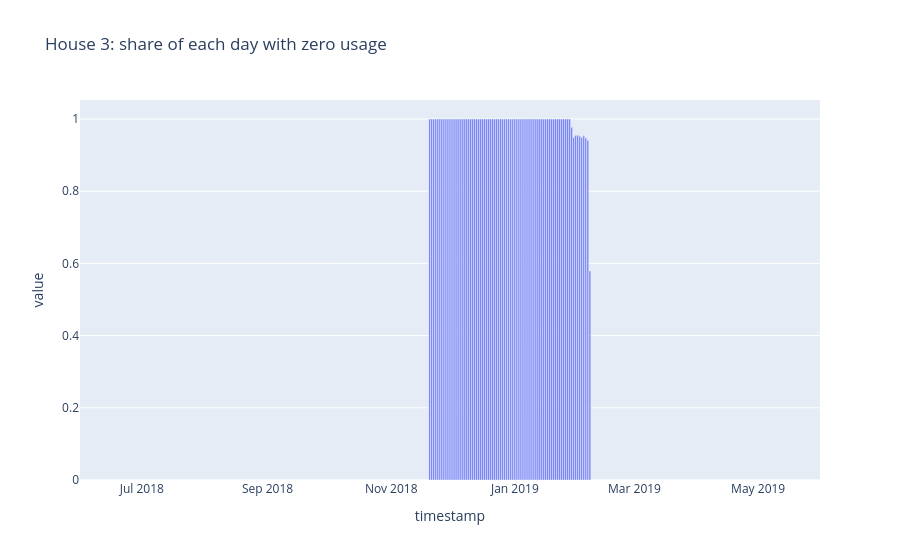
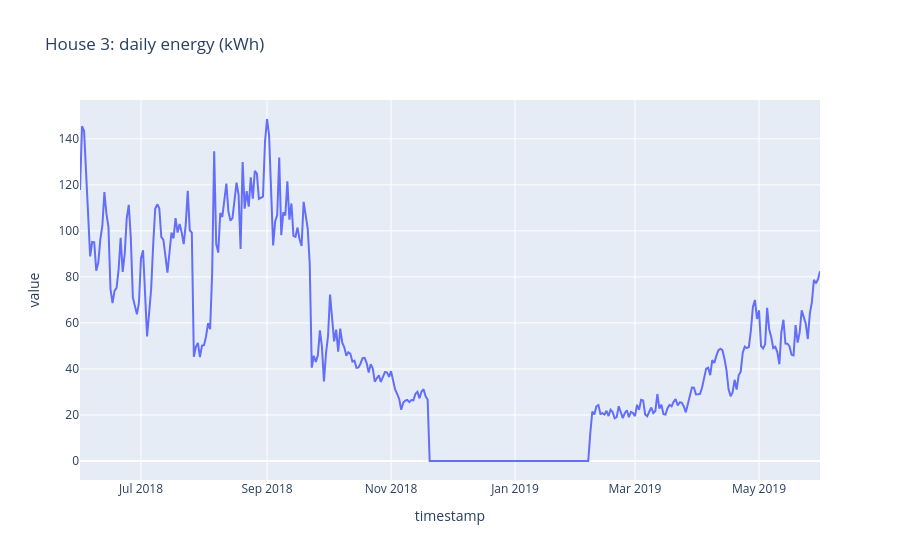

Here is the notebook cell these charts were saved with, in order:
### Code cell
import sys; sys.path.append("..")
from src.data.loading import load_house

h3 = load_house("../data/raw/precon/House3.csv")

daily_zero = (h3["Usage_kW"] == 0).astype(float).resample("D").mean()
px.bar(daily_zero, title="House 3: share of each day with zero usage").update_layout(showlegend=False).show()

daily_kwh = h3["Usage_kW"].resample("D").mean() * 24   # mean kW x 24 h = kWh per day
px.line(daily_kwh, title="House 3: daily energy (kWh)").update_layout(showlegend=False).show()

### Figure 1 — Plotly figure (JSON) as saved in the notebook; plotly's stock layout.template omitted (floating-point values rounded to 4 significant figures; data arrays with more than 128 entries replaced by an {"elided": "..."} marker saying what was removed)
{"data": [{"hovertemplate": "variable=Usage_kW<br>timestamp=%{x}<br>value=%{y}<extra></extra>", "legendgroup": "Usage_kW", "marker": {"color": "#636efa", "pattern": {"shape": ""}}, "name": "Usage_kW", "orientation": "v", "showlegend": true, "textposition": "auto", "type": "bar", "x": {"elided": "365 str values"}, "xaxis": "x", "y": {"elided": "365 float values"}, "yaxis": "y"}], "layout": {"barmode": "relative", "legend": {"title": {"text": "variable"}, "tracegroupgap": 0}, "showlegend": false, "title": {"text": "House 3: share of each day with zero usage"}, "xaxis": {"anchor": "y", "domain": [0, 1], "title": {"text": "timestamp"}}, "yaxis": {"anchor": "x", "domain": [0, 1], "title": {"text": "value"}}}}

### Figure 2 — Plotly figure (JSON) as saved in the notebook; plotly's stock layout.template omitted (floating-point values rounded to 4 significant figures; data arrays with more than 128 entries replaced by an {"elided": "..."} marker saying what was removed)
{"data": [{"hovertemplate": "variable=Usage_kW<br>timestamp=%{x}<br>value=%{y}<extra></extra>", "legendgroup": "Usage_kW", "line": {"color": "#636efa", "dash": "solid"}, "marker": {"symbol": "circle"}, "mode": "lines", "name": "Usage_kW", "orientation": "v", "showlegend": true, "type": "scatter", "x": {"elided": "365 str values"}, "xaxis": "x", "y": {"elided": "365 float values"}, "yaxis": "y"}], "layout": {"legend": {"title": {"text": "variable"}, "tracegroupgap": 0}, "showlegend": false, "title": {"text": "House 3: daily energy (kWh)"}, "xaxis": {"anchor": "y", "domain": [0, 1], "title": {"text": "timestamp"}}, "yaxis": {"anchor": "x", "domain": [0, 1], "title": {"text": "value"}}}}
